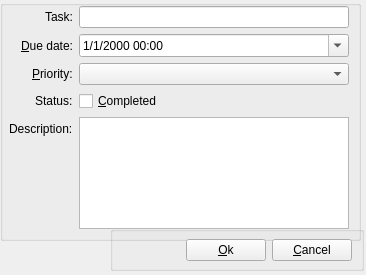
<?xml version="1.0" encoding="UTF-8"?>
<ui version="4.0">
 <class>Form</class>
 <widget class="QWidget" name="Form">
  <property name="windowModality">
   <enum>Qt::ApplicationModal</enum>
  </property>
  <property name="geometry">
   <rect>
    <x>0</x>
    <y>0</y>
    <width>366</width>
    <height>275</height>
   </rect>
  </property>
  <property name="sizePolicy">
   <sizepolicy hsizetype="Preferred" vsizetype="Preferred">
    <horstretch>0</horstretch>
    <verstretch>0</verstretch>
   </sizepolicy>
  </property>
  <property name="minimumSize">
   <size>
    <width>366</width>
    <height>170</height>
   </size>
  </property>
  <property name="maximumSize">
   <size>
    <width>366</width>
    <height>275</height>
   </size>
  </property>
  <property name="windowTitle">
   <string>Form</string>
  </property>
  <property name="autoFillBackground">
   <bool>true</bool>
  </property>
  <widget class="QGroupBox" name="groupBox_2">
   <property name="geometry">
    <rect>
     <x>0</x>
     <y>0</y>
     <width>361</width>
     <height>241</height>
    </rect>
   </property>
   <property name="title">
    <string/>
   </property>
   <layout class="QFormLayout" name="formLayout">
    <property name="fieldGrowthPolicy">
     <enum>QFormLayout::AllNonFixedFieldsGrow</enum>
    </property>
    <property name="labelAlignment">
     <set>Qt::AlignRight|Qt::AlignTrailing|Qt::AlignVCenter</set>
    </property>
    <property name="leftMargin">
     <number>6</number>
    </property>
    <property name="topMargin">
     <number>0</number>
    </property>
    <item row="0" column="0">
     <widget class="QLabel" name="label">
      <property name="text">
       <string>Task:</string>
      </property>
     </widget>
    </item>
    <item row="0" column="1">
     <widget class="QLineEdit" name="txtTaskTitle"/>
    </item>
    <item row="1" column="0">
     <widget class="QLabel" name="label_3">
      <property name="text">
       <string>&amp;Due date:</string>
      </property>
      <property name="buddy">
       <cstring>datDueDate</cstring>
      </property>
     </widget>
    </item>
    <item row="1" column="1">
     <widget class="QDateTimeEdit" name="datDueDate">
      <property name="displayFormat">
       <string>d/M/yyyy HH:mm</string>
      </property>
      <property name="calendarPopup">
       <bool>true</bool>
      </property>
     </widget>
    </item>
    <item row="2" column="0">
     <widget class="QLabel" name="label_4">
      <property name="text">
       <string>&amp;Priority:</string>
      </property>
      <property name="buddy">
       <cstring>cmbPriority</cstring>
      </property>
     </widget>
    </item>
    <item row="2" column="1">
     <widget class="QComboBox" name="cmbPriority"/>
    </item>
    <item row="3" column="0">
     <widget class="QLabel" name="label_5">
      <property name="text">
       <string>Status:</string>
      </property>
     </widget>
    </item>
    <item row="3" column="1">
     <widget class="QCheckBox" name="chkCompleted">
      <property name="text">
       <string>&amp;Completed</string>
      </property>
     </widget>
    </item>
    <item row="4" column="0">
     <widget class="QLabel" name="label_2">
      <property name="text">
       <string>Description:</string>
      </property>
     </widget>
    </item>
    <item row="4" column="1">
     <widget class="QPlainTextEdit" name="txtTaskDescription"/>
    </item>
   </layout>
  </widget>
  <widget class="QGroupBox" name="groupBox">
   <property name="geometry">
    <rect>
     <x>110</x>
     <y>226</y>
     <width>254</width>
     <height>45</height>
    </rect>
   </property>
   <property name="sizePolicy">
    <sizepolicy hsizetype="Preferred" vsizetype="Minimum">
     <horstretch>0</horstretch>
     <verstretch>0</verstretch>
    </sizepolicy>
   </property>
   <property name="title">
    <string/>
   </property>
   <property name="alignment">
    <set>Qt::AlignLeading|Qt::AlignLeft|Qt::AlignTop</set>
   </property>
   <layout class="QHBoxLayout" name="horizontalLayout">
    <property name="topMargin">
     <number>0</number>
    </property>
    <property name="bottomMargin">
     <number>0</number>
    </property>
    <item>
     <spacer name="horizontalSpacer">
      <property name="orientation">
       <enum>Qt::Horizontal</enum>
      </property>
      <property name="sizeHint" stdset="0">
       <size>
        <width>40</width>
        <height>20</height>
       </size>
      </property>
     </spacer>
    </item>
    <item>
     <widget class="QPushButton" name="btnOk">
      <property name="text">
       <string>&amp;Ok</string>
      </property>
     </widget>
    </item>
    <item>
     <widget class="QPushButton" name="btnCancel">
      <property name="text">
       <string>&amp;Cancel</string>
      </property>
     </widget>
    </item>
   </layout>
  </widget>
 </widget>
 <tabstops>
  <tabstop>txtTaskTitle</tabstop>
 </tabstops>
 <resources/>
 <connections/>
</ui>
